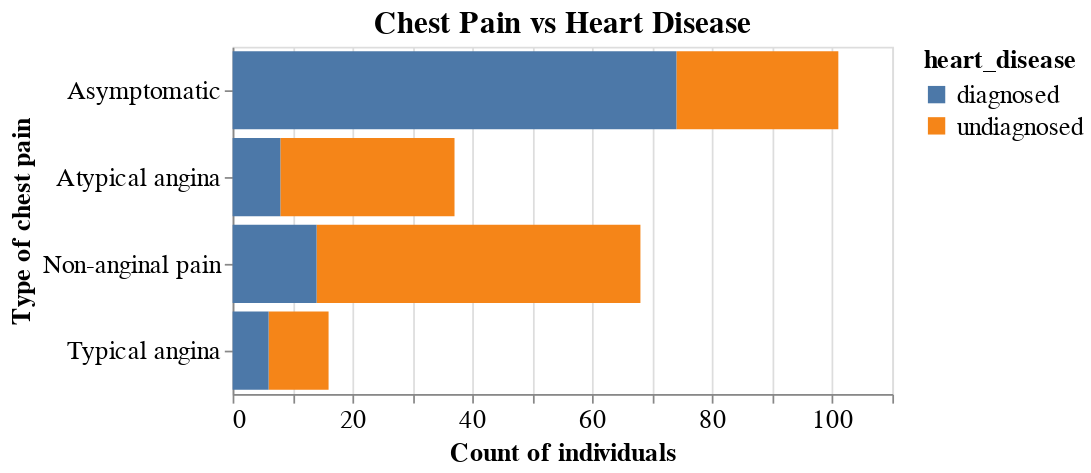

The code cell stored with this chart in its notebook:
### Markdown cell above
Since we have fewer observations of females in our dataset, we compared the ratio of dianosis. By looking at the proportion of diagnosed individuals, we can see males show a larger proportion of being diagnosed for heart hisease than females.

### Code cell
chest_pain_graph = (
    alt.Chart(hd_train, title = "Chest Pain vs Heart Disease")
    .mark_bar()
    .encode(
        x=alt.X("count()", title="Count of individuals"), 
        y=alt.Y("chest_pain:N", title="Type of chest pain"),
        color="heart_disease"
    ).properties(width=380, height=200)
)
chest_pain_graph

### Figure 1 — Vega-Lite specification as saved in the notebook (floating-point values rounded to 4 significant figures; data arrays with more than 128 entries replaced by an {"elided": "..."} marker saying what was removed)
{"config": {"view": {"height": 300, "width": 300}, "title": {"fontSize": 18}, "axisX": {"labelFontSize": 15, "titleFontSize": 15}, "axisY": {"labelFontSize": 15, "titleFontSize": 15}, "legend": {"labelFontSize": 15, "titleFontSize": 15}}, "data": {"name": "data-e34df536b0d75814b6f43aa19ae04b85"}, "mark": "bar", "encoding": {"color": {"field": "heart_disease", "type": "nominal"}, "x": {"aggregate": "count", "title": "Count of individuals", "type": "quantitative"}, "y": {"field": "chest_pain", "title": "Type of chest pain", "type": "nominal"}}, "height": 200, "title": "Chest Pain vs Heart Disease", "width": 380, "$schema": "https://vega.github.io/schema/vega-lite/v4.17.0.json", "datasets": {"data-e34df536b0d75814b6f43aa19ae04b85": {"elided": "222 records"}}}
